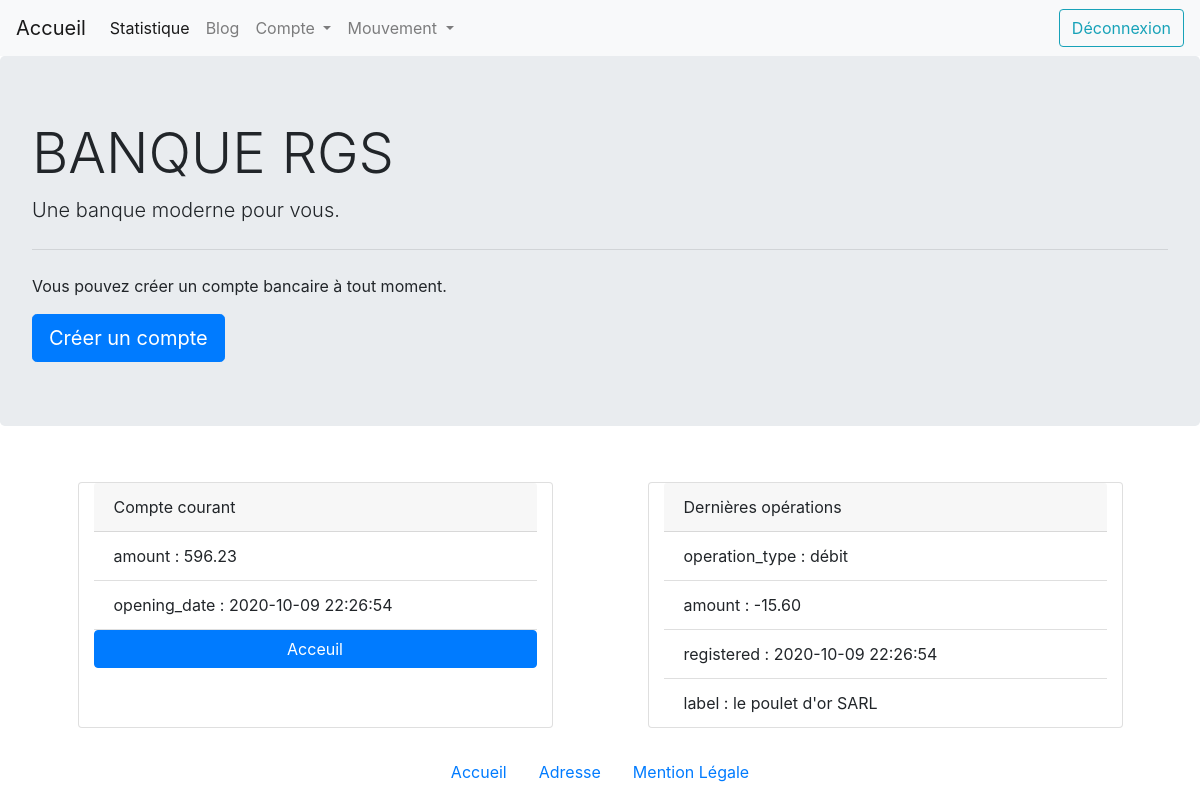
/showaccount.php?id=1 (signed in), run on the app's committed database.
### tables this page shows
CREATE TABLE Account(
  id INT UNSIGNED NOT NULL AUTO_INCREMENT,
  amount DECIMAL(11,2) NOT NULL,
  opening_date TIMESTAMP NOT NULL,
  account_type VARCHAR(50) NOT NULL,
  user_id INT UNSIGNED,
  PRIMARY KEY (id),
  FOREIGN KEY (user_id) REFERENCES User(id)
);

CREATE TABLE Operation(
  id INT UNSIGNED NOT NULL AUTO_INCREMENT,
  operation_type VARCHAR(30) NOT NULL,
  amount DECIMAL(11,2) NOT NULL,
  registered TIMESTAMP NOT NULL,
  label VARCHAR(50) NULL,
  account_id INT UNSIGNED,
  PRIMARY KEY (id),
  FOREIGN KEY (account_id) REFERENCES Account(id)
);

### showaccount.php (the view)
<?php
  include "template/nav.php";
  include "template/header.php";
 ?>
<?php
  if (!empty($_GET["id"]) && isset($_GET["id"])):
    $account_id = test_input($_GET["id"]);
    $query = $db->prepare(
      "SELECT o.operation_type, o.amount, o.registered, o.label
      FROM Account AS a
      INNER JOIN Operation AS o
      WHERE a.id = o.account_id AND a.id = :account_id"
    );
    $result = $query->execute([
      "account_id" => $account_id
    ]);
    $operation_user = $query->fetchAll(PDO::FETCH_ASSOC);
    $con = $db->prepare(
      "SELECT a.amount, a.opening_date, a.account_type
      FROM Account AS a
      WHERE a.id = :id_account"
    );
    $results = $con->execute([
      "id_account" => $account_id
    ]);
    $account_user = $con->fetch(PDO::FETCH_ASSOC);
  endif;
?>
<div class="container">
  <div class="row">
    <div class="card col-10 col-md-5 mx-auto my-4" style="width: 18rem;">
      <div class="card-header">
        <?php echo $account_user["account_type"] ?>
      </div>
      <ul class="list-group list-group-flush">
        <?php foreach ($account_user as $key => $account): ?>
          <?php if ($key !== "account_type"): ?>
            <li class="list-group-item"><?php echo $key . ' : ' . $account; ?></li>
          <?php endif; ?>
        <?php endforeach; ?>
      </ul>
      <a href="index.php" class="btn btn-primary">Acceuil</a>
    </div>
    <?php foreach ($operation_user as $key => $operations): ?>
      <div class="card col-10 col-md-5 mx-auto my-4" style="width: 18rem;">
        <div class="card-header">
          Dernières opérations
        </div>
        <ul class="list-group list-group-flush">
          <?php foreach ($operations as $key => $operation): ?>
            <li class="list-group-item"><?php echo $key . ' : ' . $operation; ?></li>
          <?php endforeach; ?>
        </ul>
      </div>
    <?php endforeach; ?>
  </div>
</div>
<?php
  include "template/footer.php";
 ?>

### data on the page
account: account_type "Compte courant", amount "596.23", opening_date "2020-10-09 22:26:54"
operation: key "operation_type", operation_type "débit", key "amount", amount "-15.60", key "registered", registered "2020-10-09 22:26:54", key "label", label "le poulet d'or SARL"

### other printed values
$key "amount"
$key "opening_date"
